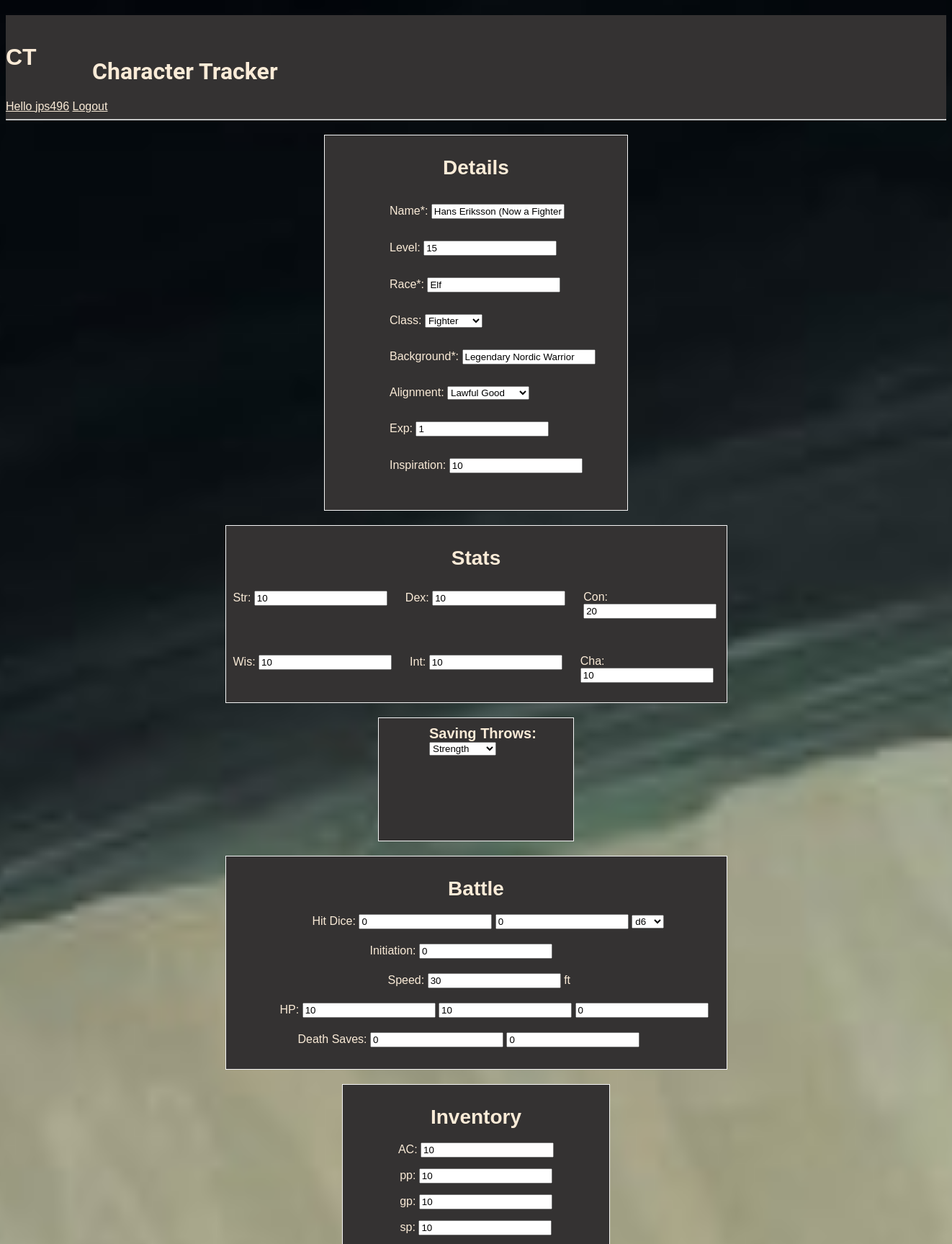
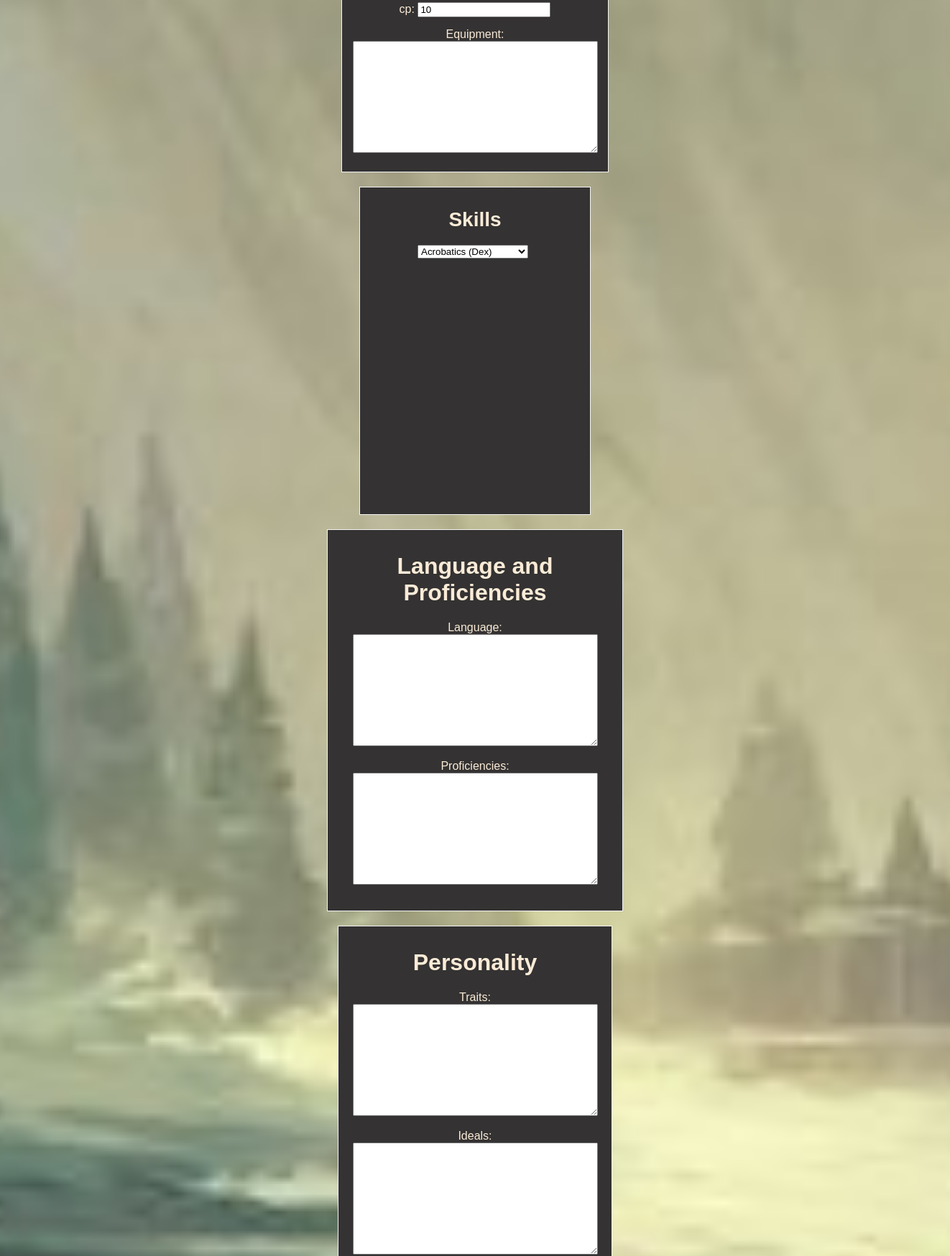
The page /update-sheet/5/ (signed in, upper part) on the database its author committed (2 pictures, top to bottom).
### base/models.py (models this page shows, shortened)
class Sheet(models.Model):
    user = models.ForeignKey(User, on_delete=models.CASCADE, null=True)
    name = models.CharField(max_length=60, null=True)
    lvl = models.IntegerField(default=1, validators=[MaxValueValidator(20), MinValueValidator(1)])
    race = models.CharField(max_length=60, null=True)
    CLASS_CHOICES = [
        ('Barbarian', 'Barbarian'),
        ('Bard', 'Bard'),
        ('Cleric', 'Cleric'),
        ('Druid', 'Druid'),
        ('Fighter', 'Fighter'),
        ('Monk', 'Monk'),
        ('Paladin', 'Paladin'),
        ('Ranger', 'Ranger'),
        ('Rogue', 'Rogue'),
        ('Sorcerer', 'Sorcerer'),
        ('Warlock', 'Warlock'),
        ('Wizard', 'Wizard')
    ]
    classes = models.CharField(max_length=20, choices=CLASS_CHOICES, default='Fighter')
    background = models.CharField(max_length=60, null=True)
    ALIGN_CHOICES = [
        ('Lawful Good', 'Lawful Good'),
        ('Neutral Good', 'Neutral Good'),
        ('Chaotic Good', 'Chaotic Good'),
        ('Lawful Neutral', 'Lawful Neutral'),
        ('True Neutral', 'True Neutral'),
        ('Chaotic Neutral', 'Chaotic Neutral'),
        ('Lawful Evil', 'Lawful Evil'),
        ('Neutral Evil', 'Neutral Evil'),
        ('Chaotic Evil', 'Chaotic Evil'),
    ]
    alignment = models.CharField(max_length=20, choices=ALIGN_CHOICES, default='Chaotic Good')
    exp = models.IntegerField(default=0, validators=[MinValueValidator(0)])
    inspiration = models.IntegerField(default=0, validators=[MinValueValidator(0)])
    str = models.IntegerField(default=10, validators=[MaxValueValidator(30), MinValueValidator(0)])
    dex = models.IntegerField(default=10, validators=[MaxValueValidator(30), MinValueValidator(0)])
    con = models.IntegerField(default=10, validators=[MaxValueValidator(30), MinValueValidator(0)])
    wis = models.IntegerField(default=10, validators=[MaxValueValidator(30), MinValueValidator(0)])
    int = models.IntegerField(default=10, validators=[MaxValueValidator(30), MinValueValidator(0)])
    cha = models.IntegerField(default=10, validators=[MaxValueValidator(30), MinValueValidator(0)])
    SAV_THROW = [('Str', 'Strength'),
                 ('Dex', 'Dexterity'),
                 ('Con', 'Constitution'),
                 ('Int', 'Intelligence'),
                 ('Wis', 'Wisdom'),
                 ('Cha', 'Charisma')
                 ]
    savThrow = MultiSelectField(choices=SAV_THROW, blank=True)
    numHitDice = models.IntegerField(default=0, validators=[MinValueValidator(0)])
    currentHitDice = models.IntegerField(default=0, validators=[MinValueValidator(0)])
    DICE_CHOICES = [
        ('d4', 'd4'),
        ('d6', 'd6'),
        ('d8', 'd8'),
        ('d10', 'd10'),
        ('d12', 'd12'),
    ]
    hitDice = models.CharField(max_length=3, choices=DICE_CHOICES, default="d6")
    initiationRoll = models.IntegerField(default=0, validators=[MinValueValidator(0)])
    speed = models.IntegerField(default=30, validators=[MinValueValidator(0)])
    maxHp = models.IntegerField(default=10, validators=[MinValueValidator(0)])
    current = models.IntegerField(default=10)
    tempHp = models.IntegerField(default=0, validators=[MinValueValidator(0)])
    deathFail = models.IntegerField(default=0, validators=[MaxValueValidator(3), MinValueValidator(0)])
    deathSuccess = models.IntegerField(default=0, validators=[MaxValueValidator(3), MinValueValidator(0)])
    armourAC = models.IntegerField(default=10, validators=[MinValueValidator(0)])
    pp = models.IntegerField(default=0, validators=[MinValueValidator(0)])
    gp = models.IntegerField(default=0, validators=[MinValueValidator(0)])
    sp = models.IntegerField(default=0, validators=[MinValueValidator(0)])
    cp = models.IntegerField(default=0, validators=[MinValueValidator(0)])
    equipment = models.TextField(null=True, blank=True)
    SKILL_CHOICES = (('Acrobatics', 'Acrobatics (Dex)'),
                     ('Animal Handling', 'Animal Handling (Wis)'),
                     ('Arcana', 'Arcana (Int)'),
                     ('Athletics', 'Athletics (Str)'),
                     ('Deception', 'Deception (Cha)'),
                     ('History', 'History (Int)'),
                     ('Insight', 'Insight (Wis)'),
                     ('Intimidation', 'Intimidation (Cha)'),
                     ('Investigation', 'Investigation (Int)'),
                     ('Medicine', 'Medicine (Wis)'),
                     ('Nature', 'Nature (Wis)'),
                     ('Perception', 'Perception (Wis)'),
                     ('Performance', 'Performance (Cha)'),
                     ('Persuasion', 'Persuasion (Cha)'),
                     ('Religion', 'Religion (Int)'),
                     ('Sleight of Hand', 'Sleight of Hand (Dex)'),
                     ('Stealth', 'Stealth (Dex)'),
                     ('Survival', 'Survival (Wis)'),
                     )
    skills = MultiSelectField(choices=SKILL_CHOICES, blank=True)
    language = models.TextField(null=True, blank=True)
    proficiencies = models.TextField(null=True, blank=True)
    personality = models.TextField(null=True, blank=True)
    ideals = models.TextField(null=True, blank=True)
    bonds = models.TextField(null=True, blank=True)
    flaws = models.TextField(null=True, blank=True)
    feats = models.ManyToManyField(Feat, blank=True)  # unused right now, not vital to any epic
    features = models.TextField(null=True, blank=True)
    spells = models.TextField(null=True, blank=True)
    notes = models.TextField(null=True, blank=True)
    updated = models.DateTimeField(auto_now=True)
    created = models.DateTimeField(auto_now_add=True)

### base/views.py (the view)
# urls.py: path('update-sheet/<str:pk>/', views.update_sheet, name="update-sheet"),
@login_required(login_url='/login')  # can only be used by users that are logged in, else redirect to login page
def update_sheet(request, pk):
    sheet = Sheet.objects.get(id=pk)  # get sheet with ID
    form = SheetForm(instance=sheet)  # get current form
    if request.user != sheet.user and not request.user.is_superuser:  # only admins or users can edit their own sheets
        return redirect('home')
    if request.method == 'POST':
        form = SheetForm(request.POST, instance=sheet)  # get form for post
        if form.is_valid():  # if valid, save, then redirect to previous location
            form.save()
            return redirect(f'/sheet/{pk}')
    context = {'form': form}
    return render(request, 'base/sheet_form.html', context)  # render existing form

### base/templates/base/sheet_form.html (shortened to what this page needs)
{% extends 'main.html' %}
{% load static %}
{% block content%}
    <link rel='stylesheet' type='text/css' media='screen' href="{% static 'stylesheets/sheet_form.css'%}">
    <div class="all">
    <form method="POST" action="">
            <div class="forms">
                <h1 class="formsHead"> Details </h1>
            <div class="nameWrapper">
                <label for="{{ form.name.id_for_label }}"> Name*:</label>
                {{ form.name }}
            </div>
            <div class="levelWrapper">
                <label for="{{ form.lvl.id_for_label }}"> Level:</label>
                {{ form.lvl }}
            </div>
            <div class="raceWrapper">
                <label for="{{ form.race.id_for_label }}"> Race*:</label>
                {{ form.race }}
            </div>
            <div class="classWrapper">
                <label for="{{ form.classes.id_for_label }}"> Class:</label>
                {{ form.classes }}
            </div>
            <div class="backgroundWrapper">
                <label for="{{ form.background.id_for_label }}"> Background*:</label>
                {{ form.background }}
            </div>
            <div class="alignmentWrapper">
                <label for="{{ form.alignment.id_for_label }}"> Alignment:</label>
                {{ form.alignment }}
            </div>
            <div class="expWrapper">
                <label for="{{ form.exp.id_for_label }}"> Exp:</label>
                {{ form.exp }}
            </div>
            <div class="inspirationWrapper">
                <label for="{{ form.inspiration.id_for_label }}"> Inspiration:</label>
                {{ form.inspiration }}
            </div>
        </div>
        <div class="statistics">
            <h1 class="statsHead"> Stats </h1>
            <div class="strWrapper">
                <label for="{{ form.str.id_for_label }}"> Str:</label>
                {{ form.str }}
            </div>
            <div class="dexWrapper">
                <label for="{{ form.dex.id_for_label }}"> Dex:</label>
                {{ form.dex }}
            </div>
            <div class="conWrapper">
                <label for="{{ form.con.id_for_label }}"> Con:</label>
                {{ form.con }}
            </div>
            <div class="wisWrapper">
                <label for="{{ form.wis.id_for_label }}"> Wis:</label>
                {{ form.wis }}
            </div>
            <div class="intWrapper">
                <label for="{{ form.int.id_for_label }}"> Int:</label>
                {{ form.int }}
            </div>
            <div class="chaWrapper">
                <label for="{{ form.cha.id_for_label }}"> Cha:</label>
                {{ form.cha }}
            </div>
        </div>
        <div class="savingThrows">
            <div class="throwsWrapper">
                <label class="saveLabel"for="{{ form.savThrow.id_for_label }}"> Saving Throws:</label>
                {{ form.savThrow }}
            </div>
        </div>
        <div class="battle">
            <h1 class="battleHead"> Battle</h1>
            <div class="diceWrapper">
                <label for="{{ form.numHitDice.id_for_label }}"> Hit Dice:</label>
                {{ form.numHitDice }}
                {{ form.currentHitDice }}
                {{ form.hitDice }}
            </div>
            <div class="initiationWrapper">
                <label for="{{ form.initiationRoll.id_for_label }}"> Initiation:</label>
                {{ form.initiationRoll }}
            </div>
            <div class="speedWrapper">
                <label for="{{ form.speed.id_for_label }}"> Speed:</label>
                {{ form.speed }} ft
            </div>
            <div class="hpWrapper">
                <label for="{{ form.maxHp.id_for_label }}"> HP:</label>
                {{ form.maxHp }}
                {{ form.current }}
                {{ form.tempHp }}
            </div>
            <div class="successWrapper">
                <label for="{{ form.deathSuccess.id_for_label }}"> Death Saves:</label>
                {{ form.deathSuccess }}
                {{ form.deathFail }}
            </div>
        </div>
        <div class="equipment">
            <h1 class="equipHead"> Inventory </h1>
            <div class="aCWrapper">
                <label for="{{ form.armourAC.id_for_label }}"> AC:</label>
                {{ form.armourAC }}
            </div>
            <div class="ppWrapper">
                <label for="{{ form.pp.id_for_label }}"> pp:</label>
                {{ form.pp }}
            </div>
            <div class="gpWrapper">
                <label for="{{ form.gp.id_for_label }}"> gp:</label>
                {{ form.gp }}
            </div>
            <div class="spWrapper">
                <label for="{{ form.sp.id_for_label }}"> sp:</label>
                {{ form.sp }}
            </div>
            <div class="cpWrapper">
                <label for="{{ form.cp.id_for_label }}"> cp:</label>
                {{ form.cp }}
            </div>
            <div class="equipWrapper">
                <label for="{{ form.equipment.id_for_label }}"> Equipment:</label>
                {{ form.equipment }}
            </div>
        </div>
        <div class="skills">
            <h1 class="skillsHead"> Skills </h1>
            <div class="skillsWrapper">
                {{ form.skills }}
            </div>
        </div>
        <div class="languageAndProf">
            <h1> Language and Proficiencies </h1>
            <div class="langWrapper">
                <label for="{{ form.language.id_for_label }}"> Language:</label>
                {{ form.language }}
            </div>
            <div class="profWrapper">
                <label for="{{ form.proficiencies.id_for_label }}"> Proficiencies:</label>
                {{ form.proficiencies }}
            </div>
        </div>
        <div class="personality">
            <h1 class="personalityHead"> Personality </h1>
            <div class="traitWrapper">
                <label for="{{ form.personality.id_for_label }}"> Traits:</label>
                {{ form.personality }}
            </div>
            <div class="idealsWrapper">
                <label for="{{ form.ideals.id_for_label }}"> Ideals:</label>
                {{ form.ideals }}
            </div>
        </div>
    </form>
</div>
{% endblock content %}

### templates/navbar.html
{% load static %}
<div class = "header" >
<link rel='stylesheet' type='text/css' media='screen' href="{% static 'stylesheets/navbar.css'%}">
<a class="home_link" href="/" style="text-decoration:none">
    <h1 class= "logo"> CT </h1> <h1 class="title"> Character Tracker </h1>
</a>
{% if request.user.is_authenticated %}
<a href="{% url 'user-profile' %}">Hello {{request.user}}</a>
<a href = "{% url 'logout' %}">Logout</a>
{% else %}
<a href="{% url 'registration'%}">Registration</a>
<a href = "{% url 'login' %}">Login</a>
{% endif %}
<hr>
</div>

### rows shown on the page
Sheet: name "Hans Eriksson (Now a Fighter)", lvl "15", race "Elf", classes "Fighter", background "Legendary Nordic Warrior", alignment "Lawful Good", exp "1", inspiration "10", str "10", dex "10", con "20", wis "10", int "10", cha "10", savThrow "Strength", numHitDice "0", currentHitDice "0", hitDice "d6", initiationRoll "0", speed "30", maxHp "10", current "10", tempHp "0", deathSuccess "0", deathFail "0", armourAC "10", pp "10", gp "10", sp "10", cp "10", skills "Acrobatics (Dex)"

### other values the page prints
{{ request.user }} "jps496"
